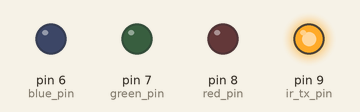
Recording of a sketch running on a simulated Arduino Uno, built with avr-gcc and run on an emulated ATmega328P. Shown: output pins drawn as LEDs (lit = HIGH).

Above: at 0.5 s.
At 1.5 s:
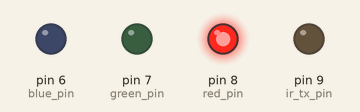
At 2.5 s:
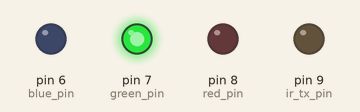
At 3.5 s:
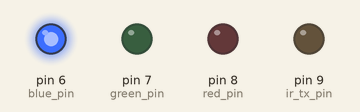
Timing chart, 0 to 5.2 s (numbered marks = the images above):
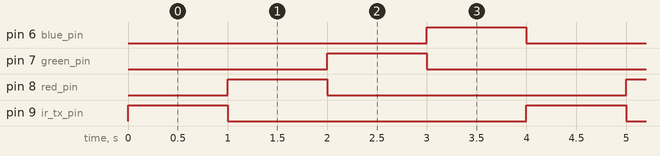

The sketch:

IRGC_SelfTest.ino
```cpp
void initLED();
void initIR_Tx();
void initIR_Rx();

#define TEST_LED

int red_pin;
int green_pin;
int blue_pin;
int ir_tx_pin;
int ir_rx_pin;

void setup(){
  initLED();
  initIR_Tx();
  initIR_Rx();
}

void loop(){
  digitalWrite(ir_tx_pin, HIGH);
  delay(1000);

  digitalWrite(ir_tx_pin, LOW);

#ifdef TEST_LED
  analogWrite(red_pin, 255);
  delay(1000);

  analogWrite(red_pin, 0);
  analogWrite(green_pin, 255);
  delay(1000);

  analogWrite(green_pin, 0);
  analogWrite(blue_pin, 255);
  delay(1000);

  analogWrite(blue_pin, 0);
#else
  delay(1000);
#endif
}

void initLED(){
  red_pin = 8;
  blue_pin = 6;
  green_pin = 7;

  pinMode(red_pin, OUTPUT);
  pinMode(green_pin, OUTPUT);
  pinMode(blue_pin, OUTPUT);

  digitalWrite(red_pin, LOW);
  digitalWrite(green_pin, LOW);
  digitalWrite(blue_pin, LOW);
}

void initIR_Tx(){
  ir_tx_pin = 9;
  pinMode(ir_tx_pin, OUTPUT);
  digitalWrite(ir_tx_pin, LOW);
}

void initIR_Rx(){
  ir_rx_pin = 10;
  pinMode(ir_rx_pin, INPUT);
}
```

Measured:
- by itself, pin 6 (blue_pin), pin 7 (green_pin), pin 8 (red_pin), pin 9 (ir_tx_pin): alternates HIGH for 1.0 s and LOW for 3.0 s
- by itself, everything shown: repeats every 4.0 s, in 5 steps
